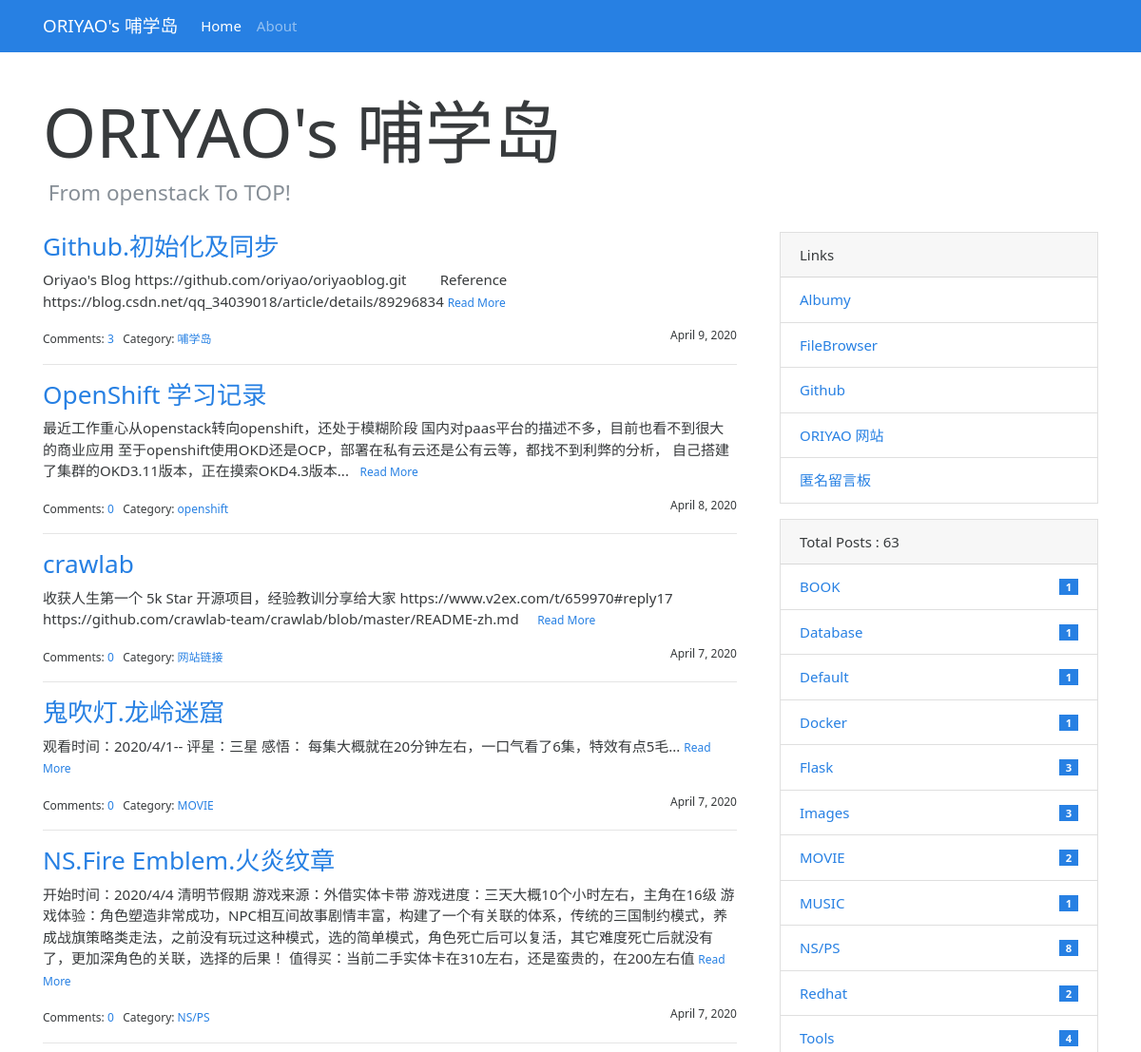
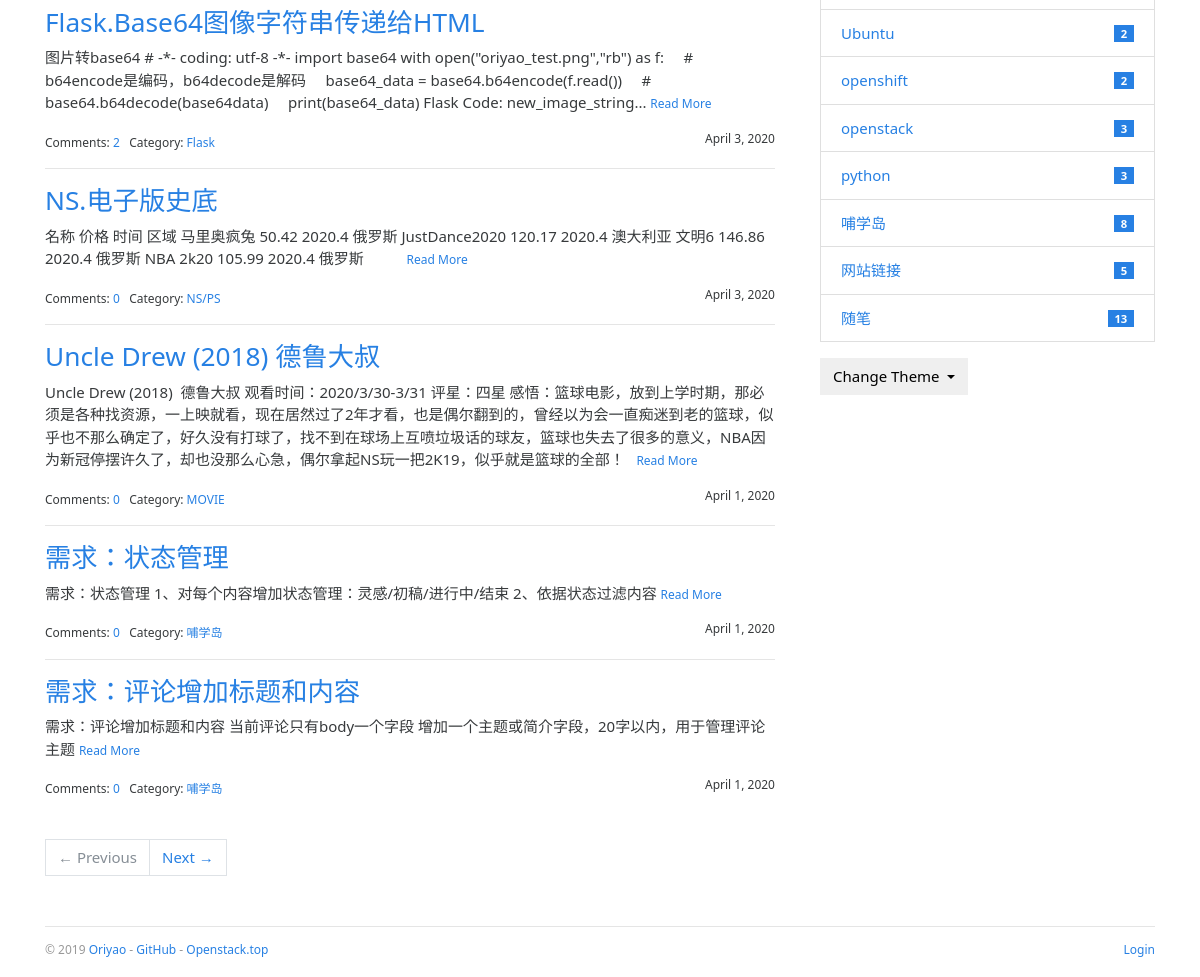
Before: / with the older database file (2 pictures, top to bottom).
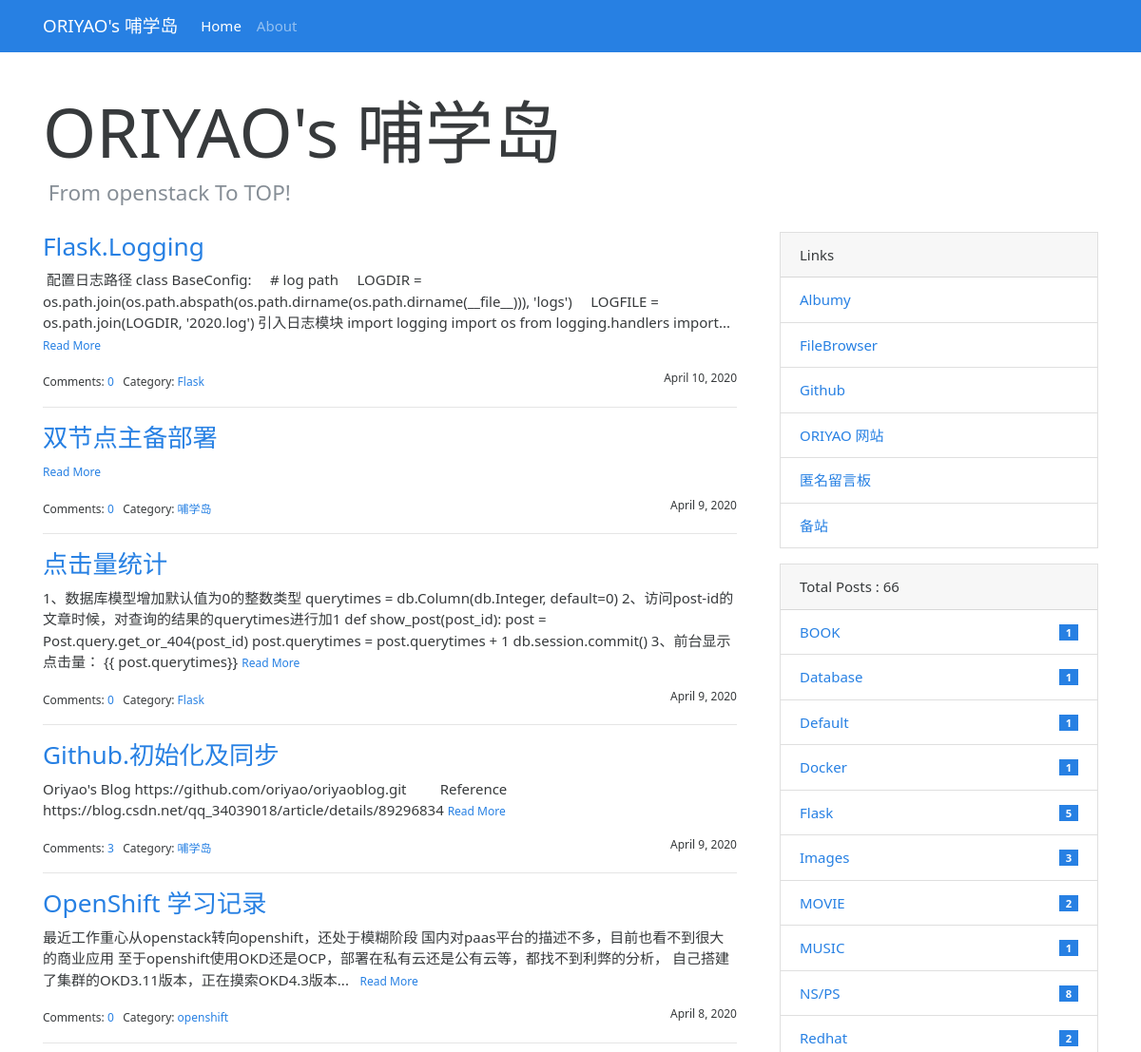
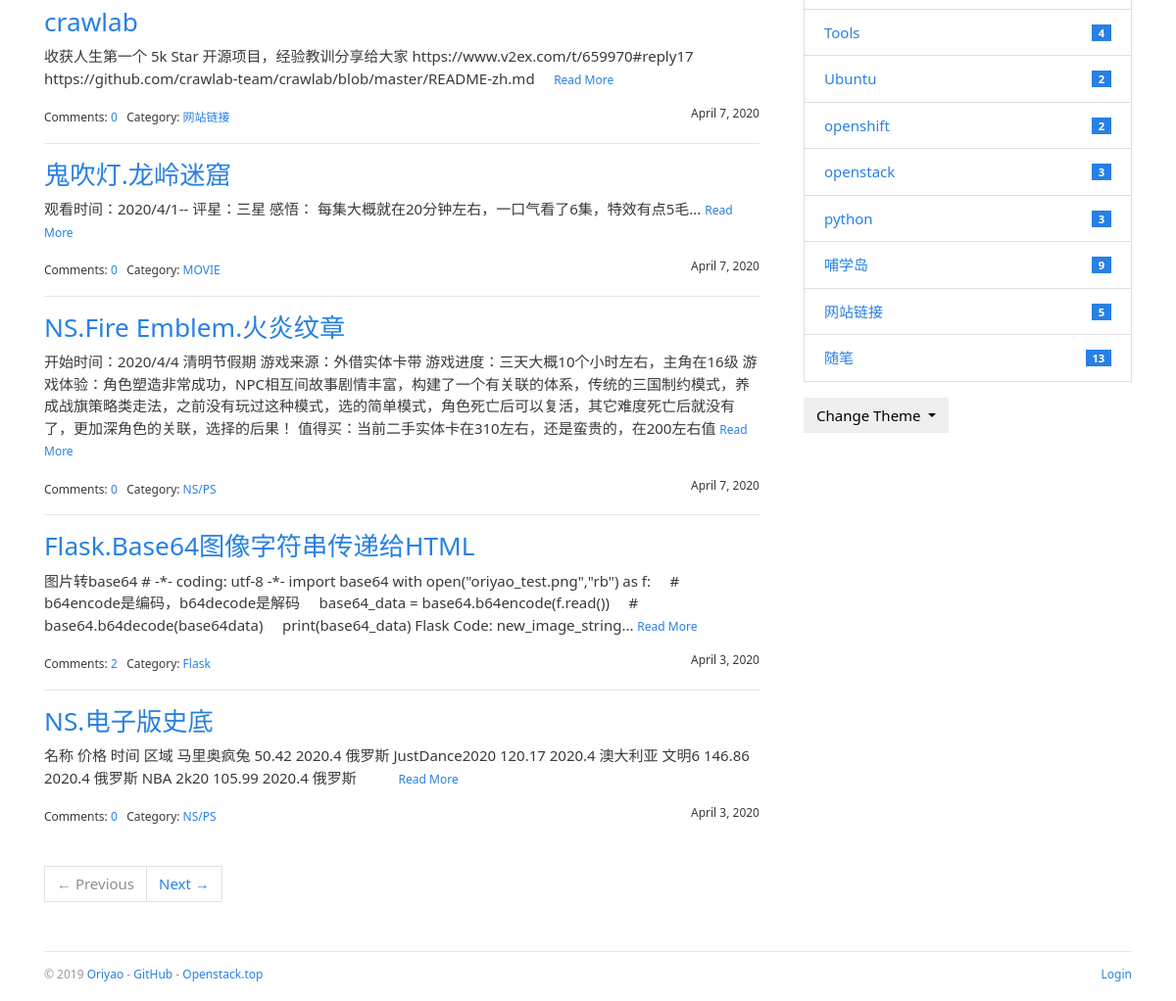
After: the same page with the newer database file (2 pictures, top to bottom).
### bluelog/models.py (models this page shows, shortened)
class Post(db.Model):
    id = db.Column(db.Integer, primary_key=True)
    title = db.Column(db.String(60))
    body = db.Column(db.Text)
    timestamp = db.Column(db.DateTime, default=datetime.utcnow, index=True)
    can_comment = db.Column(db.Boolean, default=True)
    category_id = db.Column(db.Integer, db.ForeignKey('category.id'))
    category = db.relationship('Category', back_populates='posts')
    comments = db.relationship('Comment', back_populates='post', cascade='all, delete-orphan')

class Category(db.Model):
    id = db.Column(db.Integer, primary_key=True)
    name = db.Column(db.String(30), unique=True)
    posts = db.relationship('Post', back_populates='category')

class Link(db.Model):
    id = db.Column(db.Integer, primary_key=True)
    name = db.Column(db.String(30))
    url = db.Column(db.String(255))

### bluelog/blueprints/blog.py (the view)
@blog_bp.route('/')
def index():
    page = request.args.get('page', 1, type=int)
    per_page = current_app.config['BLUELOG_POST_PER_PAGE']
    pagination = Post.query.order_by(Post.timestamp.desc()).paginate(page, per_page=per_page)
    posts = pagination.items
    totalposts=len(Post.query.all())
    return render_template('blog/index.html', pagination=pagination, posts=posts,totalposts=totalposts)

### bluelog/__init__.py (called while the page is built)
def register_template_context(app):
    @app.context_processor
    def make_template_context():
        admin = Admin.query.first()
        categories = Category.query.order_by(Category.name).all()
        links = Link.query.order_by(Link.name).all()
        if current_user.is_authenticated:
            unread_comments = Comment.query.filter_by(reviewed=False).count()
        else:
            unread_comments = None
        return dict(
            admin=admin, categories=categories,
            links=links, unread_comments=unread_comments)

def register_request_handlers(app):
    @app.after_request
    def query_profiler(response):
        for q in get_debug_queries():
            if q.duration >= app.config['BLUELOG_SLOW_QUERY_THRESHOLD']:
                app.logger.warning(
                    'Slow query: Duration: %fs\n Context: %s\nQuery: %s\n '
                    % (q.duration, q.context, q.statement)
                )
        return response

### bluelog/templates/blog/index.html (shortened to what this page needs)
{% extends 'base.html' %}
{% from 'bootstrap/pagination.html' import render_pager %}
{% block content %}
    <div class="page-header">
        <h1 class="display-3">{{ admin.blog_title|default('Blog Title') }}</h1>
        <h4 class="text-muted">&nbsp;{{ admin.blog_sub_title|default('Blog Subtitle') }}</h4>
    </div>
    <div class="row">
        <div class="col-sm-8">
            {% include 'blog/_posts.html' %}
            {% if posts %}
                <div class="page-footer">{{ render_pager(pagination) }}</div>
            {% endif %}
        </div>
        <div class="col-sm-4 sidebar">
            {% include 'blog/_sidebar.html' %}
        </div>
    </div>
{% endblock %}

### bluelog/templates/blog/_posts.html (shortened to what this page needs)
{% if posts %}
    {% for post in posts %}
        <h3 class="text-primary"><a href="{{ url_for('.show_post', post_id=post.id) }}">{{ post.title }}</a></h3>
        <p>
            {{ post.body|striptags|truncate }}
            <small><a href="{{ url_for('.show_post', post_id=post.id) }}">Read More</a></small>
        </p>
        <small>
            Comments: <a href="{{ url_for('.show_post', post_id=post.id) }}#comments">{{ post.comments|length }}</a>&nbsp;&nbsp;
            Category: <a
                href="{{ url_for('.show_category', category_id=post.category.id) }}">{{ post.category.name }}</a>
            <span class="float-right">{{ moment(post.timestamp).format('LL') }}</span>
        </small>
        {% if not loop.last %}
            <hr>
        {% endif %}
    {% endfor %}
{% endif %}

### bluelog/templates/blog/_sidebar.html (shortened to what this page needs)
{% if links %}
    <div class="card mb-3">
        <div class="card-header">Links</div>
        <ul class="list-group list-group-flush">
            {% for link in links %}
                <li class="list-group-item  list-group-item-action d-flex justify-content-between align-items-center">
                    <a href="{{ link.url }}" target="_blank">{{ link.name }}</a>
                </li>
            {% endfor %}
        </ul>
    </div>
{% endif %}
{% if categories %}
    <div class="card mb-3">
        <div class="card-header"> Total Posts :  {{ totalposts }}</div>
        <ul class="list-group list-group-flush">
            {% for category in categories %}
                <li class="list-group-item  list-group-item-action d-flex justify-content-between align-items-center">
                    <a href="{{ url_for('blog.show_category', category_id=category.id) }}">
                        {{ category.name }}
                    </a>
                    <span class="badge badge-primary badge-pill"> {{ category.posts|length }}</span>
                </li>
            {% endfor %}
        </ul>
    </div>
{% endif %}
<div class="dropdown">
    <button class="btn btn-default dropdown-toggle" type="button" id="dropdownMenuButton"
            data-toggle="dropdown" aria-haspopup="true" aria-expanded="false">
        Change Theme
    </button>
</div>

Changed rows visible on the page:
no longer on this page (row unchanged): Post: title "Uncle Drew (2018) 德鲁大叔", body "Uncle Drew (2018) 德鲁大叔 观看时间：2020/3/30-3/31 评星：四星 感悟：篮球电影，放到上学时期，那必须是各种找资源，一上映就看，现在居然过了2年才看，也是偶尔翻到的，曾经以为会一直痴迷到老的篮球，似乎也不那么确定了，好久没有打球了，找不到在球场上互喷垃圾话的球友，篮球也失去了很多的意义，NBA因为新冠停摆许久了，却也没那么心急，偶尔拿起NS玩一把2K19，似乎就是篮球的全部！", comments|length "0", category.name "MOVIE", timestamp "April 1, 2020"
no longer on this page (row unchanged): Post: title "需求：状态管理", body "需求：状态管理 1、对每个内容增加状态管理：灵感/初稿/进行中/结束 2、依据状态过滤内容", comments|length "0", category.name "哺学岛", timestamp "April 1, 2020"
no longer on this page (row unchanged): Post: title "需求：评论增加标题和内容", body "需求：评论增加标题和内容 当前评论只有body一个字段 增加一个主题或简介字段，20字以内，用于管理评论主题", comments|length "0", category.name "哺学岛", timestamp "April 1, 2020"
added Post: title "Flask.Logging", body "配置日志路径 class BaseConfig: # log path LOGDIR = os.path.join(os.path.abspath(os.path.dirname(os.path.dirname(__file__))), 'logs') LOGFILE = os.path.join(LOGDIR, '2020.log') 引入日志模块 import logging import os from logging.handlers import...", comments|length "0", category.name "Flask", timestamp "April 10, 2020"
added Post: title "双节点主备部署", comments|length "0", category.name "哺学岛", timestamp "April 9, 2020"
added Post: title "点击量统计", body "1、数据库模型增加默认值为0的整数类型 querytimes = db.Column(db.Integer, default=0) 2、访问post-id的文章时候，对查询的结果的querytimes进行加1 def show_post(post_id): post = Post.query.get_or_404(post_id) post.querytimes = post.querytimes + 1 db.session.commit() 3、前台显示 点击量： {{ post.querytimes}}", comments|length "0", category.name "Flask", timestamp "April 9, 2020"
added Link: name "备站"
computed for Category "Flask": posts|length "3" → "5"
computed for Category "哺学岛": posts|length "8" → "9"
Other visible differences:
{{ totalposts }}: "63" → "66"
